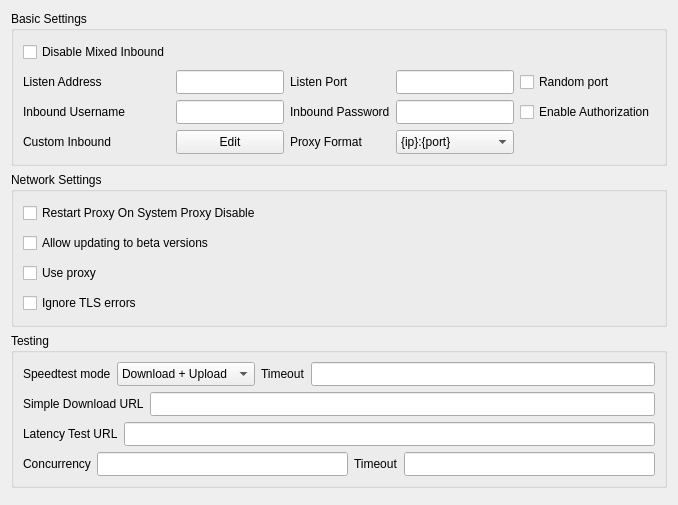
     <widget class="QWidget" name="Tab1">
      <attribute name="title">
       <string>Common</string>
      </attribute>
      <layout class="QVBoxLayout" name="verticalLayout_2">
       <item>
        <widget class="QGroupBox" name="groupBox_5">
         <property name="sizePolicy">
          <sizepolicy hsizetype="Preferred" vsizetype="Preferred">
           <horstretch>0</horstretch>
           <verstretch>0</verstretch>
          </sizepolicy>
         </property>
         <property name="title">
          <string>Basic Settings</string>
         </property>
         <layout class="QGridLayout" name="gridLayout_9">
          <item row="2" column="5">
           <widget class="QCheckBox" name="inbound_auth">
            <property name="minimumSize">
             <size>
              <width>0</width>
              <height>24</height>
             </size>
            </property>
            <property name="text">
             <string>Enable Authorization</string>
            </property>
           </widget>
          </item>
          <item row="1" column="4">
           <widget class="QLineEdit" name="inbound_socks_port">
            <property name="sizePolicy">
             <sizepolicy hsizetype="Preferred" vsizetype="Fixed">
              <horstretch>0</horstretch>
              <verstretch>0</verstretch>
             </sizepolicy>
            </property>
            <property name="minimumSize">
             <size>
              <width>0</width>
              <height>24</height>
             </size>
            </property>
           </widget>
          </item>
          <item row="4" column="1">
           <widget class="QLabel" name="label_11">
            <property name="minimumSize">
             <size>
              <width>0</width>
              <height>24</height>
             </size>
            </property>
            <property name="text">
             <string>Custom Inbound</string>
            </property>
           </widget>
          </item>
          <item row="4" column="2">
           <widget class="QPushButton" name="custom_inbound_edit">
            <property name="minimumSize">
             <size>
              <width>0</width>
              <height>24</height>
             </size>
            </property>
            <property name="text">
             <string>Edit</string>
            </property>
           </widget>
          </item>
          <item row="2" column="1">
           <widget class="QLabel" name="inbound_user_l">
            <property name="minimumSize">
             <size>
              <width>0</width>
              <height>24</height>
             </size>
            </property>
            <property name="text">
             <string>Inbound Username</string>
            </property>
           </widget>
          </item>
          <item row="0" column="1">
           <widget class="QCheckBox" name="disable_mixed_inbound">
            <property name="minimumSize">
             <size>
              <width>0</width>
              <height>24</height>
             </size>
            </property>
            <property name="text">
             <string>Disable Mixed Inbound</string>
            </property>
           </widget>
          </item>
          <item row="2" column="4">
           <widget class="QLineEdit" name="inbound_pass">
            <property name="minimumSize">
             <size>
              <width>0</width>
              <height>24</height>
             </size>
            </property>
           </widget>
          </item>
          <item row="2" column="2">
           <widget class="QLineEdit" name="inbound_user">
            <property name="minimumSize">
             <size>
              <width>0</width>
              <height>24</height>
             </size>
            </property>
           </widget>
          </item>
          <item row="1" column="5">
           <widget class="QCheckBox" name="random_listen_port">
            <property name="minimumSize">
             <size>
              <width>0</width>
              <height>24</height>
             </size>
            </property>
            <property name="toolTip">
             <string>&lt;html&gt;&lt;head/&gt;&lt;body&gt;&lt;p&gt;Selects a random available port on every run&lt;/p&gt;&lt;/body&gt;&lt;/html&gt;</string>
            </property>
            <property name="text">
             <string>Random port</string>
            </property>
           </widget>
          </item>
          <item row="1" column="3">
           <widget class="QLabel" name="inbound_socks_port_l">
            <property name="minimumSize">
             <size>
              <width>0</width>
              <height>24</height>
             </size>
            </property>
            <property name="toolTip">
             <string>
														&lt;html&gt;&lt;head/&gt;&lt;body&gt;&lt;p&gt;Socks
														+ HTTP Proxy&lt;/p&gt;&lt;/body&gt;&lt;/html&gt;
													</string>
            </property>
            <property name="text">
             <string>Listen Port</string>
            </property>
           </widget>
          </item>
          <item row="1" column="1">
           <widget class="QLabel" name="label">
            <property name="minimumSize">
             <size>
              <width>0</width>
              <height>24</height>
             </size>
            </property>
            <property name="text">
             <string>Listen Address</string>
            </property>
           </widget>
          </item>
          <item row="2" column="3">
           <widget class="QLabel" name="inbound_pass_l">
            <property name="minimumSize">
             <size>
              <width>0</width>
              <height>24</height>
             </size>
            </property>
            <property name="text">
             <string>Inbound Password</string>
            </property>
           </widget>
          </item>
          <item row="4" column="4">
           <widget class="QComboBox" name="proxy_scheme">
            <property name="minimumSize">
             <size>
              <width>0</width>
              <height>24</height>
             </size>
            </property>
            <item>
             <property name="text">
              <string notr="true">{ip}:{port}</string>
             </property>
            </item>
            <item>
             <property name="text">
              <string notr="true">http://{ip}:{port}</string>
             </property>
            </item>
            <item>
             <property name="text">
              <string notr="true">socks={ip}:{port}</string>
             </property>
            </item>
           </widget>
          </item>
          <item row="4" column="3">
           <widget class="QLabel" name="proxy_scheme_l">
            <property name="minimumSize">
             <size>
              <width>0</width>
              <height>24</height>
             </size>
            </property>
            <property name="text">
             <string>Proxy Format</string>
            </property>
           </widget>
          </item>
          <item row="1" column="2">
           <widget class="QLineEdit" name="inbound_address">
            <property name="minimumSize">
             <size>
              <width>0</width>
              <height>24</height>
             </size>
            </property>
           </widget>
          </item>
         </layout>
        </widget>
       </item>
       <item>
        <widget class="QGroupBox" name="groupBox_3">
         <property name="sizePolicy">
          <sizepolicy hsizetype="Preferred" vsizetype="Preferred">
           <horstretch>0</horstretch>
           <verstretch>0</verstretch>
          </sizepolicy>
         </property>
         <property name="cursor">
          <cursorShape>ArrowCursor</cursorShape>
         </property>
         <property name="title">
          <string>Network Settings</string>
         </property>
         <layout class="QVBoxLayout" name="verticalLayout_9">
          <item>
           <widget class="QCheckBox" name="reset_proxy_on_disable_sp">
            <property name="minimumSize">
             <size>
              <width>0</width>
              <height>24</height>
             </size>
            </property>
            <property name="text">
             <string>Restart Proxy On System Proxy Disable</string>
            </property>
           </widget>
          </item>
          <item>
           <widget class="QCheckBox" name="allow_beta">
            <property name="minimumSize">
             <size>
              <width>0</width>
              <height>24</height>
             </size>
            </property>
            <property name="text">
             <string>Allow updating to beta versions</string>
            </property>
           </widget>
          </item>
          <item>
           <widget class="QCheckBox" name="net_use_proxy">
            <property name="minimumSize">
             <size>
              <width>0</width>
              <height>24</height>
             </size>
            </property>
            <property name="toolTip">
             <string>&lt;html&gt;&lt;head/&gt;&lt;body&gt;&lt;p&gt;Use proxy for subscription request, update request etc&lt;/p&gt;&lt;/body&gt;&lt;/html&gt;</string>
            </property>
            <property name="text">
             <string>Use proxy</string>
            </property>
           </widget>
          </item>
          <item>
           <widget class="QCheckBox" name="net_insecure">
            <property name="minimumSize">
             <size>
              <width>0</width>
              <height>24</height>
             </size>
            </property>
            <property name="text">
             <string>Ignore TLS errors</string>
            </property>
           </widget>
          </item>
         </layout>
        </widget>
       </item>
       <item>
        <widget class="QGroupBox" name="groupBox_3">
         <property name="title">
          <string>Testing</string>
         </property>
         <layout class="QVBoxLayout" name="verticalLayout_8">
          <item>
           <layout class="QHBoxLayout" name="horizontalLayout_10">
            <item>
             <widget class="QLabel" name="label_12">
              <property name="minimumSize">
               <size>
                <width>0</width>
                <height>24</height>
               </size>
              </property>
              <property name="text">
               <string>Speedtest mode</string>
              </property>
             </widget>
            </item>
            <item>
             <widget class="QComboBox" name="speedtest_mode">
              <property name="minimumSize">
               <size>
                <width>0</width>
                <height>24</height>
               </size>
              </property>
              <item>
               <property name="text">
                <string>Download + Upload</string>
               </property>
              </item>
              <item>
               <property name="text">
                <string>Only Download</string>
               </property>
              </item>
              <item>
               <property name="text">
                <string>Only Upload</string>
               </property>
              </item>
              <item>
               <property name="text">
                <string>Simple Download</string>
               </property>
              </item>
              <item>
               <property name="text">
                <string>Only Country</string>
               </property>
              </item>
             </widget>
            </item>
            <item>
             <widget class="QLabel" name="label_19">
              <property name="minimumSize">
               <size>
                <width>0</width>
                <height>24</height>
               </size>
              </property>
              <property name="toolTip">
               <string>&lt;html&gt;&lt;head/&gt;&lt;body&gt;&lt;p&gt;timeout in milliseconds&lt;br/&gt;applies to all tests individually&lt;/p&gt;&lt;/body&gt;&lt;/html&gt;</string>
              </property>
              <property name="text">
               <string>Timeout</string>
              </property>
             </widget>
            </item>
            <item>
             <widget class="QLineEdit" name="test_timeout">
              <property name="minimumSize">
               <size>
                <width>0</width>
                <height>24</height>
               </size>
              </property>
             </widget>
            </item>
           </layout>
          </item>
          <item>
           <layout class="QHBoxLayout" name="horizontalLayout_9">
            <item>
             <widget class="QLabel" name="label_16">
              <property name="minimumSize">
               <size>
                <width>0</width>
                <height>24</height>
               </size>
              </property>
              <property name="text">
               <string>Simple Download URL</string>
              </property>
             </widget>
            </item>
            <item>
             <widget class="QLineEdit" name="simple_down_url">
              <property name="minimumSize">
               <size>
                <width>0</width>
                <height>24</height>
               </size>
              </property>
             </widget>
            </item>
           </layout>
          </item>
          <item>
           <layout class="QHBoxLayout" name="horizontalLayout_6">
            <item>
             <widget class="QLabel" name="label_13">
              <property name="minimumSize">
               <size>
                <width>0</width>
                <height>24</height>
               </size>
              </property>
              <property name="text">
               <string>Latency Test URL</string>
              </property>
             </widget>
            </item>
            <item>
             <widget class="QLineEdit" name="test_latency_url">
              <property name="minimumSize">
               <size>
                <width>0</width>
                <height>24</height>
               </size>
              </property>
             </widget>
            </item>
           </layout>
          </item>
          <item>
           <layout class="QHBoxLayout" name="horizontalLayout_11">
            <item>
             <widget class="QLabel" name="label_14">
              <property name="minimumSize">
               <size>
                <width>0</width>
                <height>24</height>
               </size>
              </property>
              <property name="text">
               <string>Concurrency</string>
              </property>
             </widget>
            </item>
            <item>
             <widget class="QLineEdit" name="test_concurrent">
              <property name="minimumSize">
               <size>
                <width>0</width>
                <height>24</height>
               </size>
              </property>
             </widget>
            </item>
            <item>
             <widget class="QLabel" name="label_22">
              <property name="minimumSize">
               <size>
                <width>0</width>
                <height>24</height>
               </size>
              </property>
              <property name="toolTip">
               <string>&lt;html&gt;&lt;head/&gt;&lt;body&gt;&lt;p&gt;Timeout for URLtest in ms&lt;br/&gt;Note that muxed connections take a much longer time for their initial request, and setting this value too low will cause the test to falsely report that the config is not working&lt;/p&gt;&lt;/body&gt;&lt;/html&gt;</string>
              </property>
              <property name="text">
               <string>Timeout</string>
              </property>
             </widget>
            </item>
            <item>
             <widget class="QLineEdit" name="url_timeout">
              <property name="minimumSize">
               <size>
                <width>0</width>
                <height>24</height>
               </size>
              </property>
             </widget>
            </item>
           </layout>
          </item>
         </layout>
        </widget>
       </item>
       <item>
        <widget class="QWidget" name="horizontalWidget_1" native="true">
         <property name="sizePolicy">
          <sizepolicy hsizetype="Preferred" vsizetype="Maximum">
           <horstretch>0</horstretch>
           <verstretch>0</verstretch>
          </sizepolicy>
         </property>
         <layout class="QHBoxLayout" name="horizontalLayout_2">
          <property name="leftMargin">
           <number>0</number>
          </property>
          <property name="topMargin">
           <number>0</number>
          </property>
          <property name="rightMargin">
           <number>0</number>
          </property>
          <property name="bottomMargin">
           <number>0</number>
          </property>
         </layout>
        </widget>
       </item>
      </layout>
     </widget>
